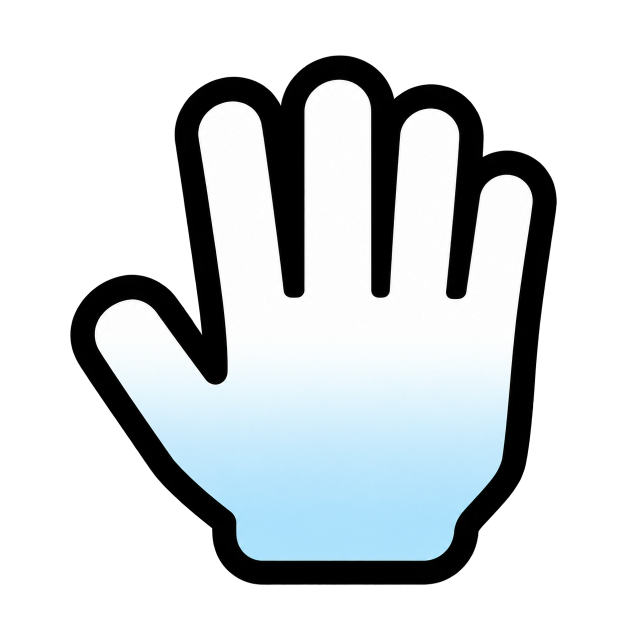
#> input picture tools/pointer-art/open.png, 1254 x 1254 px, found by its file name (shown at 1/2 size)
$ python make-pointer-hand.py
#> lines starting #> are read from the running program, lines starting #| are printed output that depends on the picture
#!/usr/bin/env python3
"""Porpoise - the Revolution theme's pointer: Ruben's two hands
(tools/pointer-art: open.png, an open hand over nothing; point.png, a hand
pointing up over something it can choose), cropped and scaled alike for the
app. The player's number goes on in the app. Run from the repository root:
    python3 tools/make-pointer-hand.py
Writes assets/ui/pointer-open.png and assets/ui/pointer-hand.png, and prints
the spot each one points at (the index fingertip) and where the number goes,
as fractions of its size, for kHands in src/ui_app_revolution.cpp.
Copyright (C) 2026 Ruben (Project Porpoise)
SPDX-License-Identifier: GPL-3.0-or-later
"""
import numpy as np
from PIL import Image

SCALE = 0.25  # both hands shrink alike, so they stay the same size on screen
PAD = 8       # source pixels kept around each hand

# Per hand: the source, the output, the index finger's column range in the
# source (its tip is the topmost drawn pixel there), and the palm spot for
# the player's number (source pixels).
HANDS = [
    ('open.png', 'pointer-open.png', (380, 540), (650, 860)),
    ('point.png', 'pointer-hand.png', (400, 560), (630, 880)),
]

for src, dst, (fx0, fx1), (nx, ny) in HANDS:
    im = Image.open(f'tools/pointer-art/{src}').convert('RGBA')
#> im is the input picture: PIL image 1254x1254 RGBA; mean R, G, B, A 73.6, 78.8, 81.4, 118.3
    a = np.array(im)[..., 3]
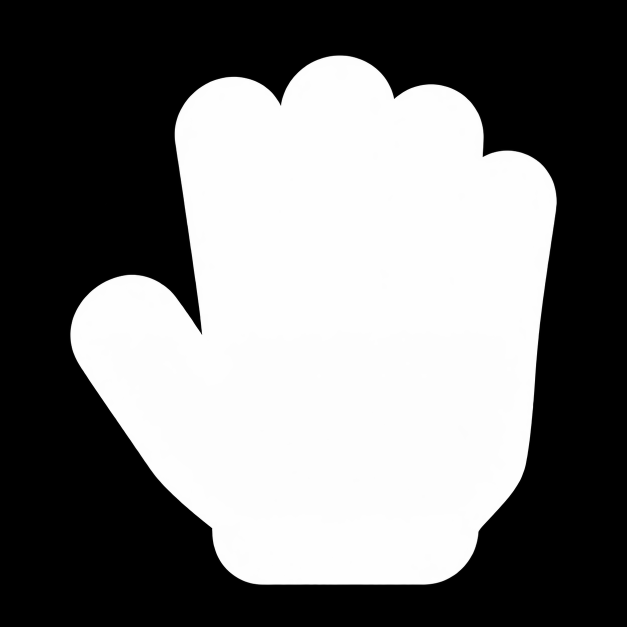
#> a: shape (1254, 1254) (shown at 1/2 size); min 0, max 255, mean 118.3
    ys, xs = np.nonzero(a > 8)
    x0, y0 = max(0, xs.min() - PAD), max(0, ys.min() - PAD)
#> x0 = 132; y0 = 102
    x1, y1 = min(im.width, xs.max() + PAD + 1), min(im.height, ys.max() + PAD + 1)
#> x1 = 1122; y1 = 1178
    crop = im.crop((x0, y0, x1, y1))
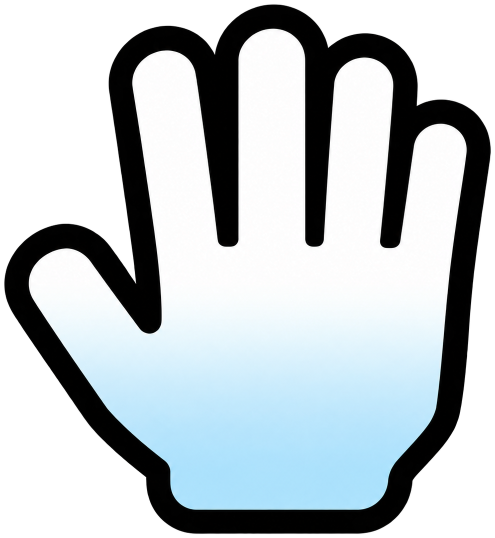
#> crop: PIL image 990x1076 RGBA (shown at 1/2 size); mean R, G, B, A 108.7, 116.4, 120.2, 174.6; transparent parts drawn white
    w, h = round(crop.width * SCALE), round(crop.height * SCALE)
#> w = 248; h = 269
    crop.resize((w, h), Image.LANCZOS).save(f'assets/ui/{dst}', optimize=True)
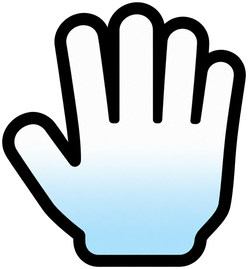
#> saved as pointer-open.png: PIL image 248x269 RGBA; mean R, G, B, A 108.3, 116, 119.8, 174.6; transparent parts drawn white
    col = a[:, fx0:fx1]
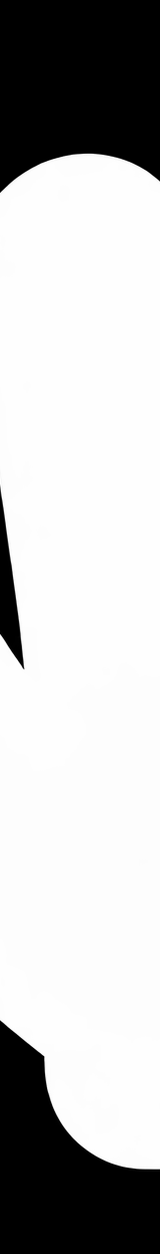
#> col: shape (1254, 160); min 0, max 255, mean 190.6
    ty = int(np.nonzero((col > 128).any(axis=1))[0].min())
#> ty = 154
    tx = fx0 + float(np.nonzero(col[ty + 6] > 128)[0].mean())
#> tx = 467
    w0, h0 = x1 - x0, y1 - y0
#> w0 = 990; h0 = 1076
    print(f'assets/ui/{dst} {w}x{h}: tip {(tx - x0) / w0:.3f}, {(ty - y0) / h0:.3f}; '
          f'number {(nx - x0) / w0:.3f}, {(ny - y0) / h0:.3f}')
#| assets/ui/pointer-open.png 248x269: tip 0.338, 0.048; number 0.523, 0.704
#> pass 2 of the loop `for src, dst, (fx0, fx1), (nx, ny) in HANDS:`:
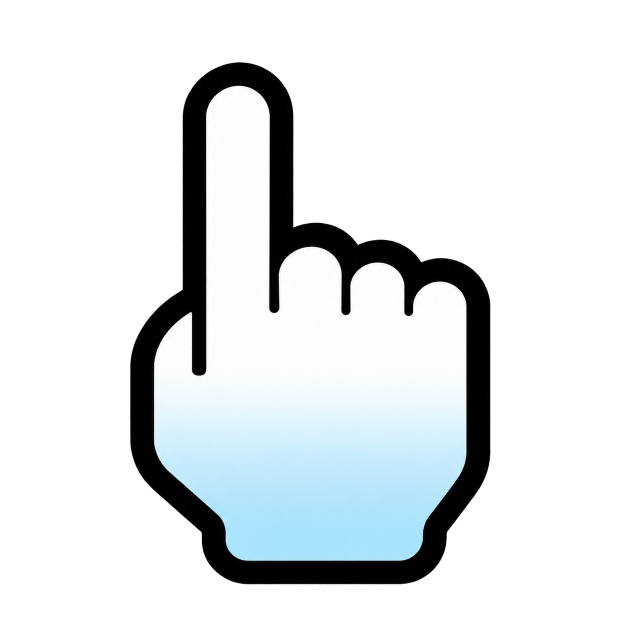
#> input picture tools/pointer-art/point.png, 1254 x 1254 px, found by its file name (shown at 1/2 size)
#> im is the input picture: PIL image 1254x1254 RGBA; mean R, G, B, A 51.3, 55.5, 57.4, 81.5
#> `a = np.array(im)[..., 3]`:
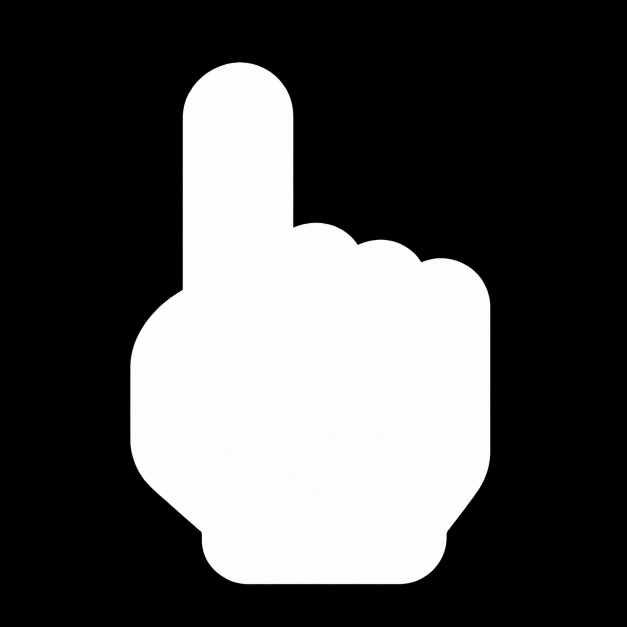
#> a: shape (1254, 1254) (shown at 1/2 size); min 0, max 255, mean 81.5
#> x0 = 252; y0 = 116
#> x1 = 989; y1 = 1179
#> crop: PIL image 737x1063 RGBA
#> `col = a[:, fx0:fx1]`:
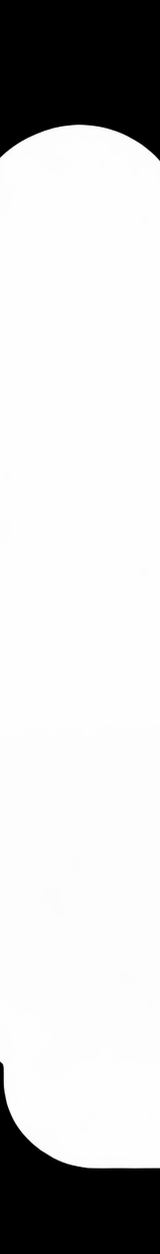
#> col: shape (1254, 160); min 0, max 255, mean 206.1
#> ty = 125
#> tx = 479.5
#> w0 = 737; h0 = 1063
#| assets/ui/pointer-hand.png 184x266: tip 0.309, 0.008; number 0.513, 0.719
